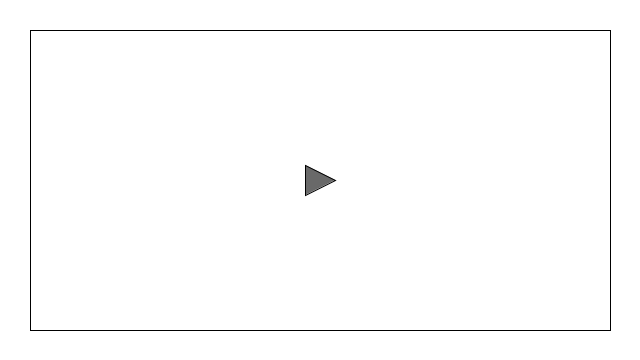
Frame 1 (no input)
Frame 60 (the mouse pressed at the canvas centre just before this capture): identical to frame 1, image omitted
Frame 120 (the mouse held since frame 60 and released just before this capture): identical to frame 1, image omitted

The Processing sketch that drew this single still picture (run headless with seeded random() and noise(); from frame 60 on, the mouse is pressed at the canvas centre):

// Processing sketch: AutonomousWithinWalls
// ── AutonomousWithinWalls.pde
class Vehicle {
  PVector location;
  PVector velocity;
  PVector acceleration;
  float mass;
  float maxspeed;
  float maxforce;
  
  void applyForce(PVector action) {
    PVector force = action.copy();
    force.limit(maxforce);
    force.div(mass);
    acceleration.add(force);
  }
  
  void step() {
    velocity.add(acceleration);
    
    velocity.limit(maxspeed);
    
    location.add(velocity);
    
    acceleration.mult(0);
  }
  
  void display() {
   float angle = velocity.heading();
   
   fill(0,150);
   stroke(0);
   rectMode(CENTER);
   
   pushMatrix();
   
   translate(location.x, location.y);
   rotate(angle);
   
   triangle(mass*5,0, -mass*5, mass*5, -mass*5, -mass*5);
   
   popMatrix();
  }
  
  void update() {
   step(); 
    display();
  }

  void applyFriction(){ 
   PVector dir = velocity.copy();
   dir.mult(-0.01);
   applyForce(dir);
  }

  void bindVehicle(float x1, float y1, float x2, float y2) {
   if(location.x < x1) {
     PVector desired = new PVector(maxspeed, velocity.y);
     PVector steer   = PVector.sub(desired, velocity);
     applyForce(steer);
   } else if(location.x > x2) {
     PVector desired = new PVector(-maxspeed, velocity.y);
     PVector steer   = PVector.sub(desired, velocity);
     applyForce(steer);
   }
    
    
    if(location.y < y1) {
     PVector desired = new PVector(velocity.x, maxspeed);
     PVector steer   = PVector.sub(desired, velocity);
     applyForce(steer);
    } else if(location.y > y2) {
     PVector desired = new PVector(velocity.x, -maxspeed);
     PVector steer   = PVector.sub(desired, velocity);
     applyForce(steer);
    }
    
  }

  Vehicle(PVector location, float mass, float maxspeed, float maxforce) {
   this.location = location;
   this.velocity = new PVector();
   this.acceleration = new PVector();
   this.mass = mass;
   this.maxspeed = maxspeed;
   this.maxforce = maxforce;
    
  }
  
}


Vehicle car;


void setup() {
   size(640, 360);
   car = new Vehicle(new PVector(width/2, height/2), 3, 5, 1);
  
}


void draw() {
  background(255);
  if(mousePressed) {
    PVector mouse = new PVector(mouseX, mouseY);
    PVector toMouse = PVector.sub(mouse, car.location);
    toMouse.normalize();
    toMouse.mult(5);
    car.applyForce(toMouse); 
  }
  car.applyFriction(); 
  car.bindVehicle(30,30,width-30,height-30);
  fill(0,0);
  rectMode(CORNERS);
  rect((float)30,(float)30,(float)width-30,(float) height-30); 
  
  car.update();
  
}
